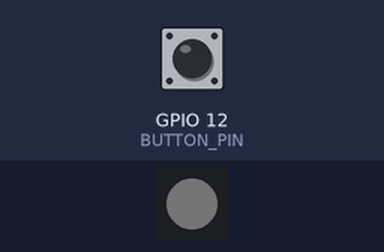
The sketch below on a simulated ESP32. Shown: 1 RGB LEDs in strip order, left to right. Inputs (shaded band) come from the test bench; at power-on: GPIO 12 (BUTTON_PIN) HIGH. Dim RGB values are drawn brighter than linear.

Above: at 1.2 s.
1.3 s: GPIO 12 (BUTTON_PIN) pulled LOW for 0.15 s
At 2.0 s:
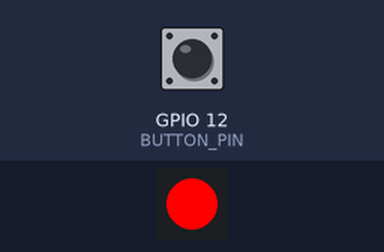
2.9 s: GPIO 12 (BUTTON_PIN) pulled LOW for 1 s
At 3.2 s:
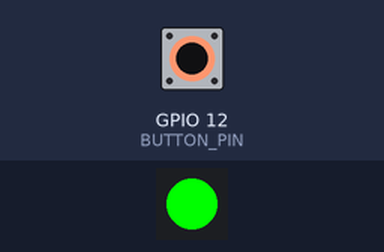
5.4 s: GPIO 12 (BUTTON_PIN) pulled LOW for 0.15 s
At 6.3 s:
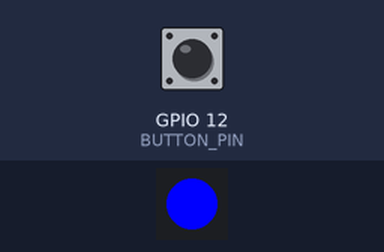
7.0 s: GPIO 12 (BUTTON_PIN) pulled LOW for 3.2 s
At 9.2 s:
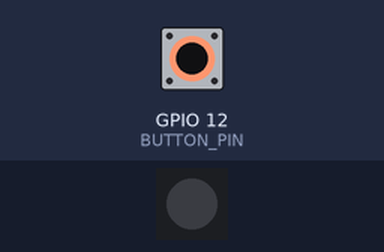
Timing chart, 0 to 10.7 s (numbered marks = the images above; inputs shaded):
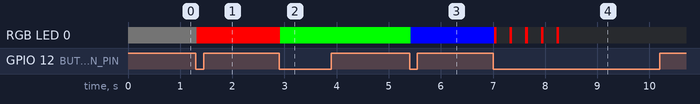

The sketch:

WS2812_test.ino
```cpp
#define BUTTON_PIN   12
#define PIXEL_PIN    25  // Digital IO pin connected to the NeoPixels.
#define PIXEL_COUNT 1  // Number of NeoPixels

#include <Adafruit_NeoPixel.h>
#ifdef __AVR__
 #include <avr/power.h> // Required for 16 MHz Adafruit Trinket
#endif

Adafruit_NeoPixel strip(PIXEL_COUNT, PIXEL_PIN, NEO_GRB + NEO_KHZ800);

boolean oldState = HIGH;
int     mode     = 0;    // Currently-active animation mode, 0-9

void setup() {
  pinMode(BUTTON_PIN, INPUT_PULLUP);
  strip.begin(); // Initialize NeoPixel strip object (REQUIRED)
  strip.show();  // Initialize all pixels to 'off'
  colorWipe(strip.Color(  1,   1,   1), 50);    // Black/off
}

void loop() {
  boolean newState = digitalRead(BUTTON_PIN);

  if((newState == LOW) && (oldState == HIGH)) {
    delay(20);
    newState = digitalRead(BUTTON_PIN);
    if(newState == LOW) {      // Yes, still low
      if(++mode > 5) mode = 0; // Advance to next mode, wrap around after #8
      switch(mode) {           // Start the new animation...
        case 0:
          colorWipe(strip.Color(  255,   255,   255), 50);    // Black/off
          break;
        case 1:
          colorWipe(strip.Color(255,   0,   0), 50);    // Red
          break;
        case 2:
          colorWipe(strip.Color(  0, 255,   0), 50);    // Green
          break;
        case 3:
          colorWipe(strip.Color(  0,   0, 255), 50);    // Blue
          break;
        case 4:
          theaterChase(strip.Color(255, 0, 0), 50);
          break;
        case 5:
          colorWipe(strip.Color(  0,   0,   0), 50);    // Black/off
          break;

      }
    }
  }
  oldState = newState;
}

void colorWipe(uint32_t color, int wait) {
  for(int i=0; i<strip.numPixels(); i++) { // For each pixel in strip...
    strip.setPixelColor(i, color);         //  Set pixel's color (in RAM)
    strip.show();                          //  Update strip to match
    delay(wait);                           //  Pause for a moment
  }
}

void theaterChase(uint32_t color, int wait) {
  for(int a=0; a<10; a++) {  // Repeat 10 times...
    for(int b=0; b<3; b++) { //  'b' counts from 0 to 2...
      strip.clear();         //   Set all pixels in RAM to 0 (off)
      for(int c=b; c<strip.numPixels(); c += 3) {
        strip.setPixelColor(c, color); // Set pixel 'c' to value 'color'
      }
      strip.show(); // Update strip with new contents
      delay(wait);  // Pause for a moment
    }
  }
}
```

Measured:
- after the input at 1.3 s, RGB LED 0: RGB(1, 1, 1) → RGB(255, 0, 0) at once
- after the input at 2.9 s, RGB LED 0: RGB(255, 0, 0) → RGB(0, 255, 0) at once
- after the input at 5.4 s, RGB LED 0: RGB(0, 255, 0) → RGB(0, 0, 255) at once
- after the input at 7.0 s, RGB LED 0: alternates RGB(255, 0, 0) for 0.05 s and off for 0.25 s, 10 changes in all, then stays off, starting at once
